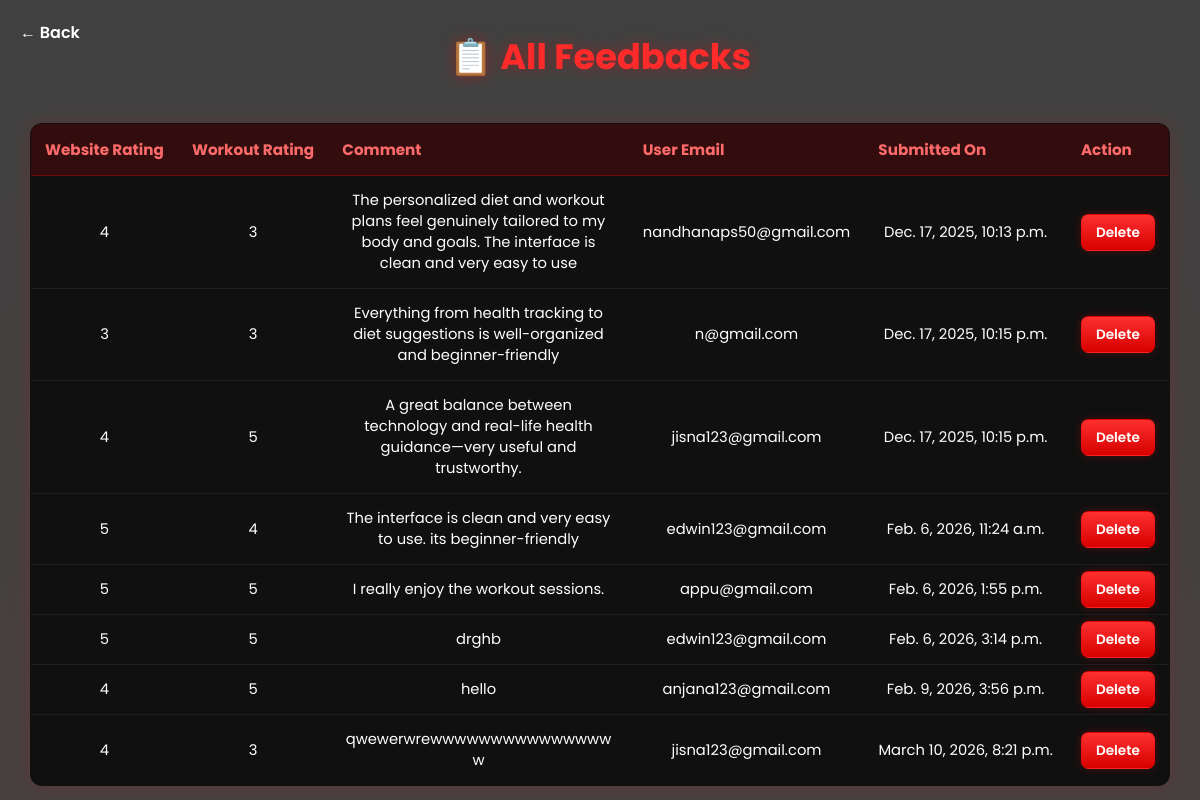
Page /feedback_list/ on the committed database.
### aifitnesscoach_app/models.py (models this page shows)
class Feedback(models.Model):
    website_rating = models.PositiveSmallIntegerField()
    workout_rating = models.PositiveSmallIntegerField()
    comment = models.TextField(blank=True)
    email = models.EmailField(blank=True)
    created_at = models.DateTimeField(auto_now_add=True)

### aifitnesscoach_app/views.py (the view)
# urls.py: path('feedback_list/', views.feedback_list, name='feedback_list'),
def feedback_list(request):
    work=models.Feedback.objects.all()
    return render(request,'feedbacklist.html',{'work':work})

### aifitnesscoach_app/templates/feedbacklist.html (shortened to what this page needs)
<!DOCTYPE html>
<html>
<head>
</head>
<body>
    <a href="/adminhome/" class="back-btn">← Back</a>
  <div class="content-wrapper">
<div class="page-header">
    <h2 class="main-title">📋 All Feedbacks</h2>
</div>
<table>
    <thead>
        <tr>
            <th>Website Rating</th>
            <th>Workout Rating</th>
            <th>Comment</th>
            <th>User Email</th>
            <th>Submitted On</th>
            <th>Action</th>
        </tr>
    </thead>
    <tbody>
        {% for f in work %}
        <tr>
            <td>{{ f.website_rating }}</td>
            <td>{{ f.workout_rating }}</td>
            <td class="comment-box">{{ f.comment }}</td>
            <td>{{ f.email }}</td>
            <td>{{ f.created_at }}</td>
            <td>
    <a class="delete-btn"
       href="/deletefeedback/{{ f.id }}/"
       onclick="return confirm('Are you sure you want to delete this feedback?');">
       Delete
    </a>
</td>
        </tr>
        {% empty %}
        <tr>
            <td colspan="6" style="text-align:center; padding:20px;">
                No feedback submitted yet.
            </td>
        </tr>
        {% endfor %}
    </tbody>
</table>
</div>
</body>
</html>

### aifitnesscoach_app/templates/feedbacklist.html (style rules this page uses)
:root { --accent: #ff2b2b; --accent-light: #ff6b6b; --panel: rgba(12, 12, 12, 0.92); --muted: rgba(255,255,255,0.75); }
* { font-family: 'Poppins', sans-serif; box-sizing: border-box; }
body { height: 100vh; margin: 0; padding: 30px; background: linear-gradient(rgba(0,0,0,0.75), rgba(10,0,0,0.75)), url('https://images.unsplash.com/photo-1605296867304-46d5465a13f1?auto=format&fit=crop&w=1920&q=80') center/cover fixed no-repeat; color: #fff; -webkit-font-smoothing: antialiased; -moz-osx-font-smoothing: grayscale; display: flex; justify-content: center; align-items: flex-start; }
h2 { margin-bottom: 22px; font-size: 1.6rem; font-weight: 700; color: var(--accent); text-shadow: 0 0 10px rgba(255,0,0,0.25); }
table { width: 100%; border-collapse: collapse; background: var(--panel); border-radius: 12px; overflow: hidden; border: 1px solid rgba(255,0,0,0.2); box-shadow: 0 0 18px rgba(255,0,0,0.15); }
th { background: rgba(255,0,0,0.15); color: var(--accent-light); padding: 14px; font-size: 0.95rem; text-align: left; border-bottom: 1px solid rgba(255,0,0,0.25); }
td { padding: 14px; border-bottom: 1px solid rgba(255,255,255,0.06); color: #fff; font-size: 0.92rem; }
.comment-box { max-width: 300px; white-space: pre-line; word-wrap: break-word; }
.delete-btn { background: linear-gradient(180deg, #ff3030, #d60000); padding: 8px 14px; border-radius: 8px; font-weight: 600; color: white; text-decoration: none; font-size: 0.85rem; border: 1px solid rgba(255,0,0,0.3); box-shadow: 0 0 8px rgba(255,0,0,0.25); transition: 0.2s ease; }
.page-header { text-align: center; margin-bottom: 30px; padding-bottom: 10px; }
.main-title { font-size: 2.2rem; color: var(--accent); font-weight: 700; text-shadow: 0 0 15px rgba(255,0,0,0.35); margin: 0; }
.content-wrapper { width: 100%; max-width: 1200px; text-align: center; margin: 0 auto; }
.back-btn { position: fixed; top: 20px; left: 20px; color: white; text-decoration: none; font-weight: 600; font-size: 1rem; display: flex; align-items: center; gap: 6px; }

### rows in the picture
Feedback: website_rating "4", workout_rating "3", comment "The personalized diet and workout plans feel genuinely tailored to my body and goals. The interface is clean and very easy to use", email "nandhanaps50@gmail.com", created_at "Dec. 17, 2025, 10:13 p.m."
Feedback: website_rating "3", workout_rating "3", comment "Everything from health tracking to diet suggestions is well-organized and beginner-friendly", email "n@gmail.com", created_at "Dec. 17, 2025, 10:15 p.m."
Feedback: website_rating "4", workout_rating "5", comment "A great balance between technology and real-life health guidance—very useful and trustworthy.", email "jisna123@gmail.com", created_at "Dec. 17, 2025, 10:15 p.m."
Feedback: website_rating "5", workout_rating "4", comment "The interface is clean and very easy to use. its beginner-friendly", email "edwin123@gmail.com", created_at "Feb. 6, 2026, 11:24 a.m."
Feedback: website_rating "5", workout_rating "5", comment "I really enjoy the workout sessions.", email "appu@gmail.com", created_at "Feb. 6, 2026, 1:55 p.m."
Feedback: website_rating "5", workout_rating "5", comment "drghb", email "edwin123@gmail.com", created_at "Feb. 6, 2026, 3:14 p.m."
Feedback: website_rating "4", workout_rating "5", comment "hello", email "anjana123@gmail.com", created_at "Feb. 9, 2026, 3:56 p.m."
Feedback: website_rating "4", workout_rating "3", comment "qwewerwrewwwwwwwwwwwwwwww", email "jisna123@gmail.com", created_at "March 10, 2026, 8:21 p.m."
